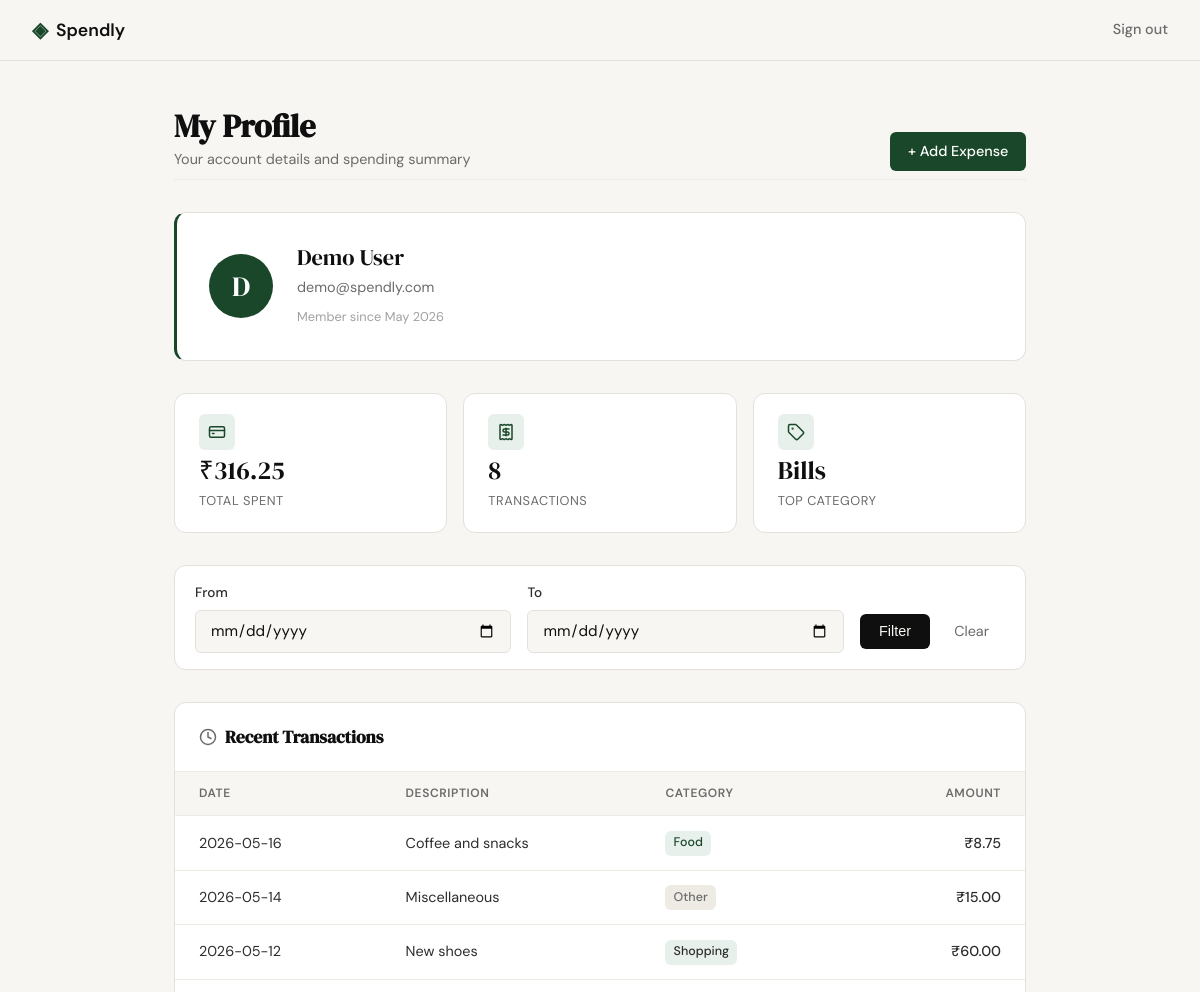
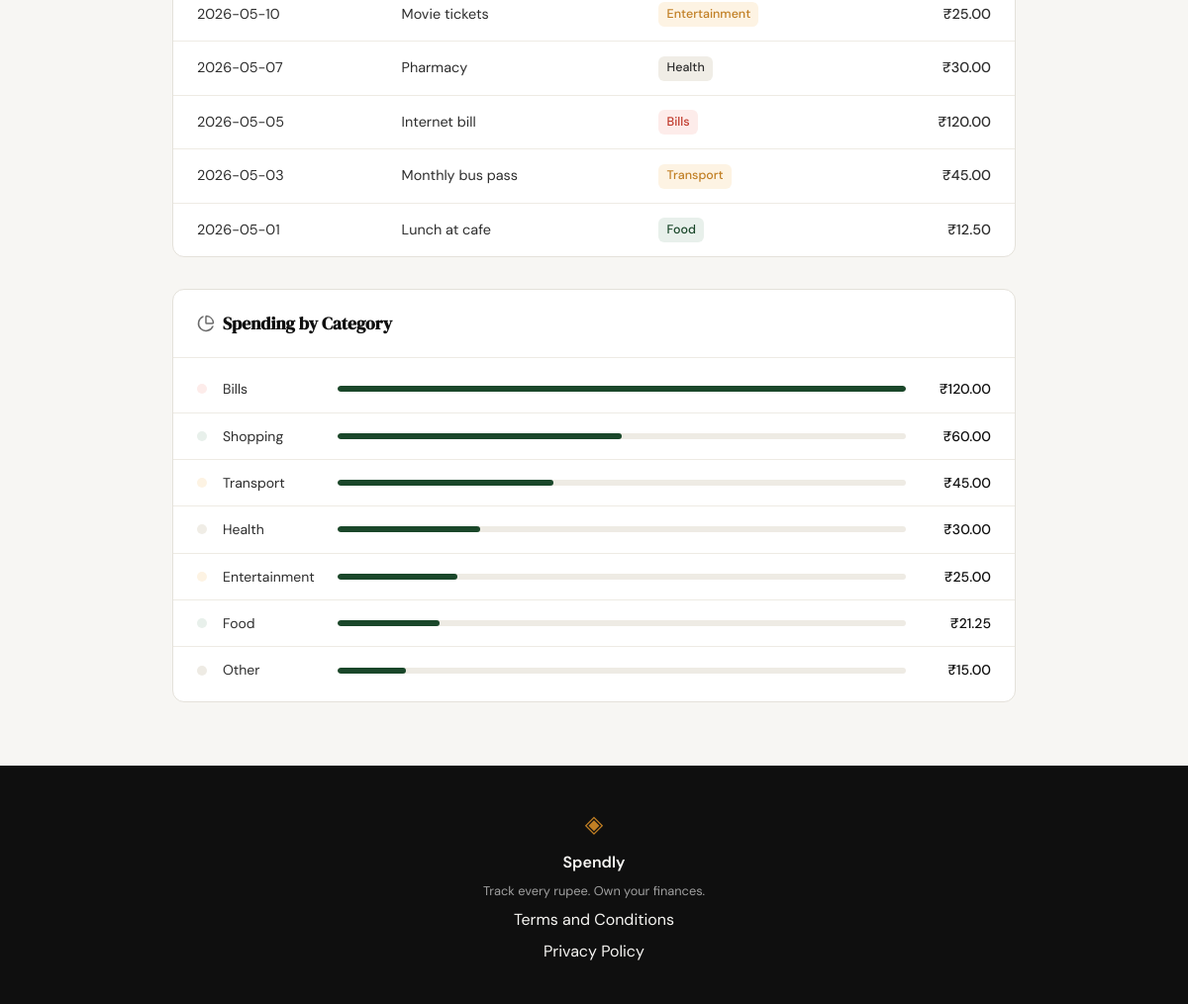
Screenshot of /profile (signed in) with the database file from the repository (2 pictures, top to bottom).
### tables this page shows
CREATE TABLE users (
            id            INTEGER PRIMARY KEY AUTOINCREMENT,
            name          TEXT    NOT NULL,
            email         TEXT    UNIQUE NOT NULL,
            password_hash TEXT    NOT NULL,
            created_at    TEXT    DEFAULT (datetime('now'))
        );

CREATE TABLE expenses (
            id          INTEGER PRIMARY KEY AUTOINCREMENT,
            user_id     INTEGER NOT NULL REFERENCES users(id),
            amount      REAL    NOT NULL,
            category    TEXT    NOT NULL,
            date        TEXT    NOT NULL,
            description TEXT,
            created_at  TEXT    DEFAULT (datetime('now'))
        );

### app.py (the view)
@app.route("/profile")
def profile():
    if not session.get("user_id"):
        return redirect(url_for("login"))
    uid       = session["user_id"]
    date_from = request.args.get("date_from", "").strip()
    date_to   = request.args.get("date_to",   "").strip()
    user         = get_user_by_id(uid)
    summary      = get_summary_stats(uid, date_from, date_to)
    transactions = get_recent_transactions(uid, date_from, date_to)
    categories   = get_category_breakdown(uid, date_from, date_to)
    return render_template(
        "profile.html",
        user=user,
        summary=summary,
        transactions=transactions,
        categories=categories,
        date_from=date_from,
        date_to=date_to,
    )

### database/db.py (called while the page is built)
def get_db():
    conn = sqlite3.connect(DB_PATH)
    conn.row_factory = sqlite3.Row
    conn.execute("PRAGMA foreign_keys = ON")
    return conn

### database/queries.py (called while the page is built)
def get_user_by_id(user_id):
    conn = get_db()
    try:
        row = conn.execute(
            "SELECT name, email, created_at FROM users WHERE id = ?",
            (user_id,),
        ).fetchone()
        if row is None:
            return None
        formatted = datetime.strptime(row["created_at"][:10], "%Y-%m-%d").strftime("%B %Y")
        return {"name": row["name"], "email": row["email"], "created_at": formatted}
    finally:
        conn.close()

def _date_clause(user_id, date_from, date_to):
    clause, params = "WHERE user_id = ?", [user_id]
    if date_from:
        clause += " AND date >= ?"
        params.append(date_from)
    if date_to:
        clause += " AND date <= ?"
        params.append(date_to)
    return clause, params

def get_summary_stats(user_id, date_from=None, date_to=None):
    clause, params = _date_clause(user_id, date_from, date_to)
    conn = get_db()
    try:
        totals = conn.execute(
            f"SELECT COALESCE(SUM(amount), 0.0) AS total_spent, COUNT(*) AS total_count FROM expenses {clause}",
            params,
        ).fetchone()
        top = conn.execute(
            f"SELECT category FROM expenses {clause} GROUP BY category ORDER BY SUM(amount) DESC LIMIT 1",
            params,
        ).fetchone()
        return {
            "total_spent": float(totals["total_spent"]),
            "total_count": int(totals["total_count"]),
            "top_category": top["category"] if top else None,
        }
    finally:
        conn.close()

def get_recent_transactions(user_id, date_from=None, date_to=None, limit=None):
    clause, params = _date_clause(user_id, date_from, date_to)
    sql = f"SELECT date, description, category, amount FROM expenses {clause} ORDER BY date DESC"
    if limit:
        sql += " LIMIT ?"
        params.append(limit)
    conn = get_db()
    try:
        rows = conn.execute(sql, params).fetchall()
        return [dict(row) for row in rows]
    finally:
        conn.close()

### templates/profile.html (shortened to what this page needs)
{% extends "base.html" %}
{% block head %}
    <link rel="stylesheet" href="{{ url_for('static', filename='css/profile.css') }}">
{% endblock %}
{% block content %}
<div class="profile-page">
    <header class="profile-header">
        <div class="profile-header-row">
            <div>
                <h1 class="profile-heading">My Profile</h1>
                <p class="profile-subheading">Your account details and spending summary</p>
            </div>
            <a href="{{ url_for('add_expense') }}" class="btn-add-expense">+ Add Expense</a>
        </div>
    </header>
    <div class="profile-info-card">
        <div class="profile-avatar">{{ user.name[0] }}</div>
        <div class="profile-details">
            <p class="profile-name">{{ user.name }}</p>
            <p class="profile-email">{{ user.email }}</p>
            <p class="profile-since">Member since {{ user.created_at }}</p>
        </div>
    </div>
    <div class="stats-row">
        <div class="stat-tile">
            <div class="stat-icon-wrap"><i data-lucide="credit-card"></i></div>
            <p class="stat-value">₹{{ "%.2f"|format(summary.total_spent) }}</p>
            <p class="stat-label">Total Spent</p>
        </div>
        <div class="stat-tile">
            <div class="stat-icon-wrap"><i data-lucide="receipt"></i></div>
            <p class="stat-value">{{ summary.total_count }}</p>
            <p class="stat-label">Transactions</p>
        </div>
        <div class="stat-tile">
            <div class="stat-icon-wrap"><i data-lucide="tag"></i></div>
            <p class="stat-value">{{ summary.top_category }}</p>
            <p class="stat-label">Top Category</p>
        </div>
    </div>
    <div class="section-card filter-card">
        <form method="GET" action="{{ url_for('profile') }}" class="filter-form">
            <div class="filter-fields">
                <div class="form-group">
                    <label for="date_from">From</label>
                    <input type="date" id="date_from" name="date_from"
                           class="form-input" value="{{ date_from or '' }}">
                </div>
                <div class="form-group">
                    <label for="date_to">To</label>
                    <input type="date" id="date_to" name="date_to"
                           class="form-input" value="{{ date_to or '' }}">
                </div>
                <div class="filter-actions">
                    <button type="submit" class="btn-filter">Filter</button>
                    <a href="{{ url_for('profile') }}" class="btn-clear">Clear</a>
                </div>
            </div>
        </form>
    </div>
    <div class="section-card">
        <div class="section-header">
            <span class="section-icon"><i data-lucide="clock"></i></span>
            <h2 class="section-title">Recent Transactions</h2>
        </div>
        <table class="tx-table">
            <thead>
                <tr>
                    <th class="col-date">Date</th>
                    <th>Description</th>
                    <th>Category</th>
                    <th class="col-amount">Amount</th>
                </tr>
            </thead>
            <tbody>
                {% for tx in transactions %}
                <tr>
                    <td class="tx-date">{{ tx.date }}</td>
                    <td>{{ tx.description }}</td>
                    <td>
                        <span class="badge badge--{{ tx.category | lower }}">
                            {{ tx.category }}
                        </span>
                    </td>
                    <td class="col-amount tx-amount">₹{{ "%.2f"|format(tx.amount) }}</td>
                </tr>
                {% endfor %}
            </tbody>
        </table>
    </div>
    <div class="section-card">
        <div class="section-header">
            <span class="section-icon"><i data-lucide="pie-chart"></i></span>
            <h2 class="section-title">Spending by Category</h2>
        </div>
        <div class="cat-list">
            {% if categories %}
                {% set max_total = categories | map(attribute='total') | max %}
                {% for cat in categories %}
                <div class="cat-row">
                    <span class="cat-badge badge--{{ cat.name | lower }}"></span>
                    <span class="cat-name">{{ cat.name }}</span>
                    <div class="cat-track">
                        <div class="cat-fill" style="--bar-width: {{ (cat.total / max_total * 100) | round | int }}%"></div>
                    </div>
                    <span class="cat-total">₹{{ "%.2f"|format(cat.total) }}</span>
                </div>
                {% endfor %}
            {% else %}
                <p class="empty-state">No expenses in this period.</p>
            {% endif %}
        </div>
    </div>
</div>
{% endblock %}

### static/css/style.css (style rules this page uses)
:root { --ink: #0f0f0f; --ink-soft: #2d2d2d; --ink-muted: #6b6b6b; --ink-faint: #a0a0a0; --paper: #f7f6f3; --paper-warm: #f0ede6; --paper-card: #ffffff; --accent: #1a472a; --accent-light: #e8f0eb; --accent-2: #c17f24; --accent-2-light: #fdf3e3; --danger: #c0392b; --danger-light: #fdecea; --border: #e4e1da; --border-soft: #eeebe4; --font-display: 'DM Serif Display', Georgia, serif; --font-body: 'DM Sans', system-ui, sans-serif; --max-width: 1200px; --auth-width: 440px; --radius-sm: 6px; --radius-md: 12px; --radius-lg: 20px; }
*, *::before, *::after { box-sizing: border-box; margin: 0; padding: 0; }
html { font-size: 16px; scroll-behavior: smooth; }
body { background: var(--paper); color: var(--ink); font-family: var(--font-body); font-size: 1rem; line-height: 1.6; -webkit-font-smoothing: antialiased; }
a { color: inherit; text-decoration: none; }
.form-group { margin-bottom: 1.25rem; }
.form-group label { display: block; font-size: 0.85rem; font-weight: 500; color: var(--ink-soft); margin-bottom: 0.4rem; }
.form-input { width: 100%; padding: 0.6rem 0.875rem; border: 1px solid var(--border); border-radius: var(--radius-sm); font-family: var(--font-body); font-size: 0.95rem; color: var(--ink); background: var(--paper); outline: none; transition: border-color 0.2s; }
.form-input::placeholder { color: var(--ink-faint); }

### rows the page displays
users: name "D", name "Demo User", email "demo@spendly.com"
expenses: top_category "Bills", date "2026-05-05", description "Internet bill", category "Bills", amount "120.00", name "Bills", {{ (cat.total / max_total * 100) | round | int }} 100 (drawn), total "120.00"
expenses: date "2026-05-16", description "Coffee and snacks", category "Food", amount "8.75"
expenses: date "2026-05-14", description "Miscellaneous", category "Other", amount "15.00", name "Other", {{ (cat.total / max_total * 100) | round | int }} 12 (drawn), total "15.00"
expenses: date "2026-05-12", description "New shoes", category "Shopping", amount "60.00", name "Shopping", {{ (cat.total / max_total * 100) | round | int }} 50 (drawn), total "60.00"
expenses: date "2026-05-10", description "Movie tickets", category "Entertainment", amount "25.00", name "Entertainment", {{ (cat.total / max_total * 100) | round | int }} 21 (drawn), total "25.00"
expenses: date "2026-05-07", description "Pharmacy", category "Health", amount "30.00", name "Health", {{ (cat.total / max_total * 100) | round | int }} 25 (drawn), total "30.00"
expenses: date "2026-05-03", description "Monthly bus pass", category "Transport", amount "45.00", name "Transport", {{ (cat.total / max_total * 100) | round | int }} 38 (drawn), total "45.00"
expenses: date "2026-05-01", description "Lunch at cafe", category "Food", amount "12.50"

### other values shown
{{ user.created_at }} "May 2026"
{{ "%.2f"|format(summary.total_spent) }} "316.25"
{{ summary.total_count }} "8"
{{ cat.name }} "Food"
{{ "%.2f"|format(cat.total) }} "21.25"
